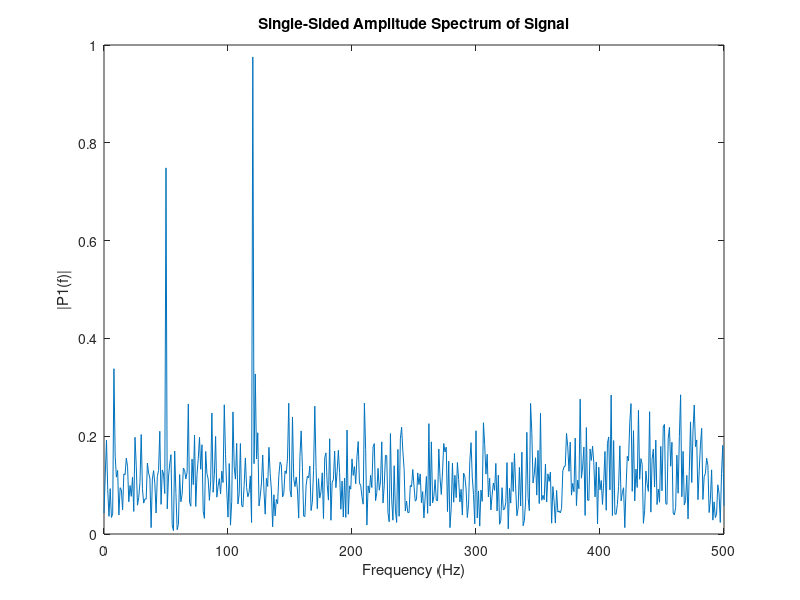

Write the MATLAB code that produced this figure.
% Parameters for the Signal
Fs = 1000;              % Sampling frequency (Hz)
T = 1/Fs;               % Sampling period (seconds)
L = 1000;               % Length of signal (number of samples)
t = (0:L-1)*T;          % Time vector (seconds)

% Define the Frequencies of the Two Sine Waves
f1 = 50;                % Frequency of the first sine wave (Hz)
f2 = 120;               % Frequency of the second sine wave (Hz)

% Create the Signal Composed of Two Sine Waves
signal = 0.7 * sin(2 * pi * f1 * t) + sin(2 * pi * f2 * t);

% Add Some Noise to the Signal
signal = signal + 2 * randn(size(t));

% Compute the FFT of the Signal
Y = fft(signal);

% Compute the Two-Sided Spectrum P2. Then Compute the Single-Sided Spectrum P1
P2 = abs(Y / L);           % Two-sided spectrum
P1 = P2(1:L/2+1);          % Single-sided spectrum
P1(2:end-1) = 2*P1(2:end-1); % Double the non-DC components

% Define the Frequency Axis for the Plot
f = Fs * (0:(L/2)) / L;

% Plot the Single-Sided Amplitude Spectrum
figure;
plot(f, P1);
title('Single-Sided Amplitude Spectrum of Signal');
xlabel('Frequency (Hz)');
ylabel('|P1(f)|');